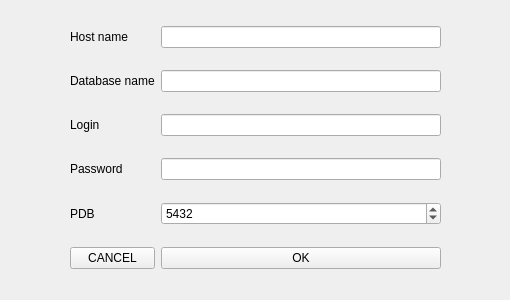
<?xml version="1.0" encoding="UTF-8"?>
<ui version="4.0">
 <class>DbConnectionDialog</class>
 <widget class="QWidget" name="DbConnectionDialog">
  <property name="geometry">
   <rect>
    <x>0</x>
    <y>0</y>
    <width>510</width>
    <height>300</height>
   </rect>
  </property>
  <property name="windowTitle">
   <string>Form</string>
  </property>
  <widget class="QWidget" name="gridLayoutWidget">
   <property name="geometry">
    <rect>
     <x>70</x>
     <y>10</y>
     <width>371</width>
     <height>281</height>
    </rect>
   </property>
   <layout class="QGridLayout" name="gridLayout">
    <item row="4" column="0">
     <widget class="QLabel" name="lineEditPassword">
      <property name="text">
       <string>Password</string>
      </property>
     </widget>
    </item>
    <item row="1" column="0">
     <widget class="QLabel" name="lineEditDatabaseName">
      <property name="text">
       <string>Database name</string>
      </property>
     </widget>
    </item>
    <item row="5" column="1">
     <widget class="QSpinBox" name="getPort">
      <property name="maximum">
       <number>65535</number>
      </property>
      <property name="value">
       <number>5432</number>
      </property>
     </widget>
    </item>
    <item row="4" column="1">
     <widget class="QLineEdit" name="getPassword">
      <property name="echoMode">
       <enum>QLineEdit::EchoMode::Password</enum>
      </property>
     </widget>
    </item>
    <item row="3" column="0">
     <widget class="QLabel" name="lineEditLogin">
      <property name="text">
       <string>Login</string>
      </property>
     </widget>
    </item>
    <item row="1" column="1">
     <widget class="QLineEdit" name="getDatabaseName"/>
    </item>
    <item row="0" column="0">
     <widget class="QLabel" name="lineEditHostName">
      <property name="text">
       <string>Host name</string>
      </property>
     </widget>
    </item>
    <item row="5" column="0">
     <widget class="QLabel" name="spinBoxPort">
      <property name="text">
       <string>PDB</string>
      </property>
     </widget>
    </item>
    <item row="0" column="1">
     <widget class="QLineEdit" name="getHostName"/>
    </item>
    <item row="3" column="1">
     <widget class="QLineEdit" name="getLogin"/>
    </item>
    <item row="7" column="0">
     <widget class="QPushButton" name="pushButtonCancel">
      <property name="text">
       <string>CANCEL</string>
      </property>
     </widget>
    </item>
    <item row="7" column="1">
     <widget class="QPushButton" name="pushButtonOk">
      <property name="text">
       <string>OK</string>
      </property>
     </widget>
    </item>
   </layout>
  </widget>
 </widget>
 <resources/>
 <connections/>
</ui>
